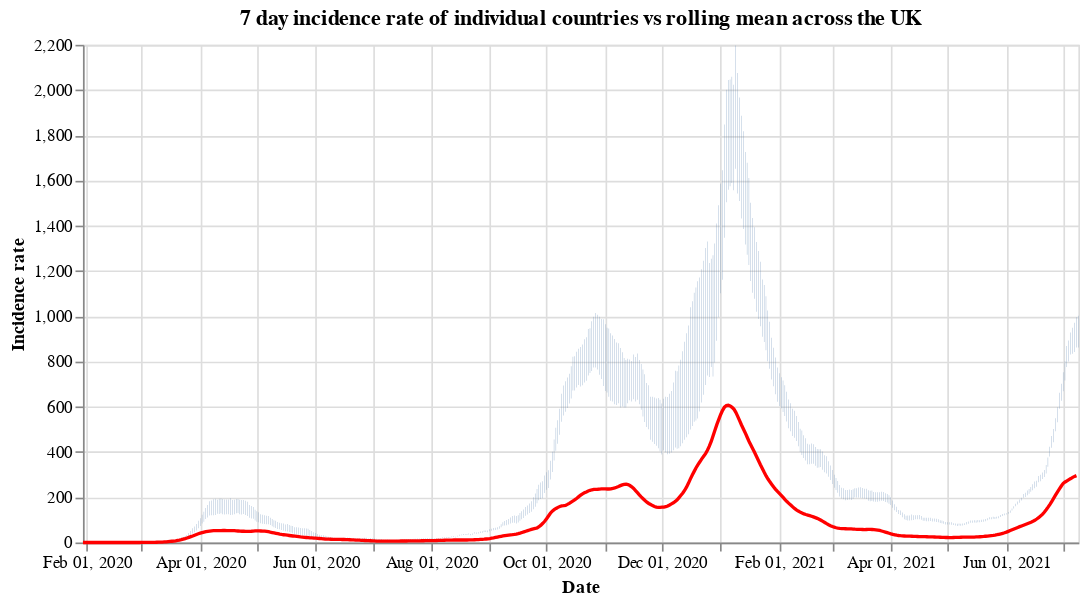

Write notebook code for a chart like this one.
### Code cell
#collapse
countries = uk_cases['areaName'].unique()
countries.sort()

selection = alt.selection_single(
    name='Select',
    fields=['areaName'],
    init={'areaName': 'Wales'},
    bind={'areaName': alt.binding_select(options=countries)}
)

# scatter plot, modify opacity based on selection
bars = alt.Chart(uk_cases).mark_bar().add_selection(
    selection
).encode(
    x=alt.X("yearmonthdate(date):T", axis=alt.Axis(title='Date')),
    y=alt.Y("weeklyCasesRate:Q", axis=alt.Axis(title='Incidence rate')),
    tooltip='weeklyCasesRate:Q',
    opacity=alt.condition(selection, alt.value(1), alt.value(0))
).properties(title=f'7 day incidence rate of individual countries vs rolling mean across the UK', width=600)

line = alt.Chart(overview_cases).mark_line(
    color='red',
    size=2,
).transform_window(
    rolling_mean='mean(weeklyCasesRate)',
    frame=[0, 7]
).encode(
    x='yearmonthdate(date):T',
    y='rolling_mean:Q'
)

alt.layer(bars, line)

### Figure 1 — Vega-Lite specification as saved in the notebook (floating-point values rounded to 4 significant figures; data arrays with more than 128 entries replaced by an {"elided": "..."} marker saying what was removed)
{"config": {"view": {"continuousWidth": 400, "continuousHeight": 300}}, "layer": [{"data": {"name": "data-bddd04660f6fdf5c0958ca20aa114264"}, "mark": "bar", "encoding": {"opacity": {"condition": {"value": 1, "selection": "Select"}, "value": 0}, "tooltip": {"type": "quantitative", "field": "weeklyCasesRate"}, "x": {"type": "temporal", "axis": {"title": "Date"}, "field": "date", "timeUnit": "yearmonthdate"}, "y": {"type": "quantitative", "axis": {"title": "Incidence rate"}, "field": "weeklyCasesRate"}}, "selection": {"Select": {"type": "single", "fields": ["areaName"], "init": {"areaName": "Wales"}, "bind": {"areaName": {"input": "select", "options": ["England", "Northern Ireland", "Scotland", "Wales"]}}}}, "title": "7 day incidence rate of individual countries vs rolling mean across the UK", "width": 600}, {"data": {"name": "data-8b36324e0f8ad513c9838be42022e837"}, "mark": {"type": "line", "color": "red", "size": 2}, "encoding": {"x": {"type": "temporal", "field": "date", "timeUnit": "yearmonthdate"}, "y": {"type": "quantitative", "field": "rolling_mean"}}, "transform": [{"window": [{"op": "mean", "field": "weeklyCasesRate", "as": "rolling_mean"}], "frame": [0, 7]}]}], "$schema": "https://vega.github.io/schema/vega-lite/v4.8.1.json", "datasets": {"data-bddd04660f6fdf5c0958ca20aa114264": {"elided": "2012 records"}, "data-8b36324e0f8ad513c9838be42022e837": {"elided": "526 records"}}}
